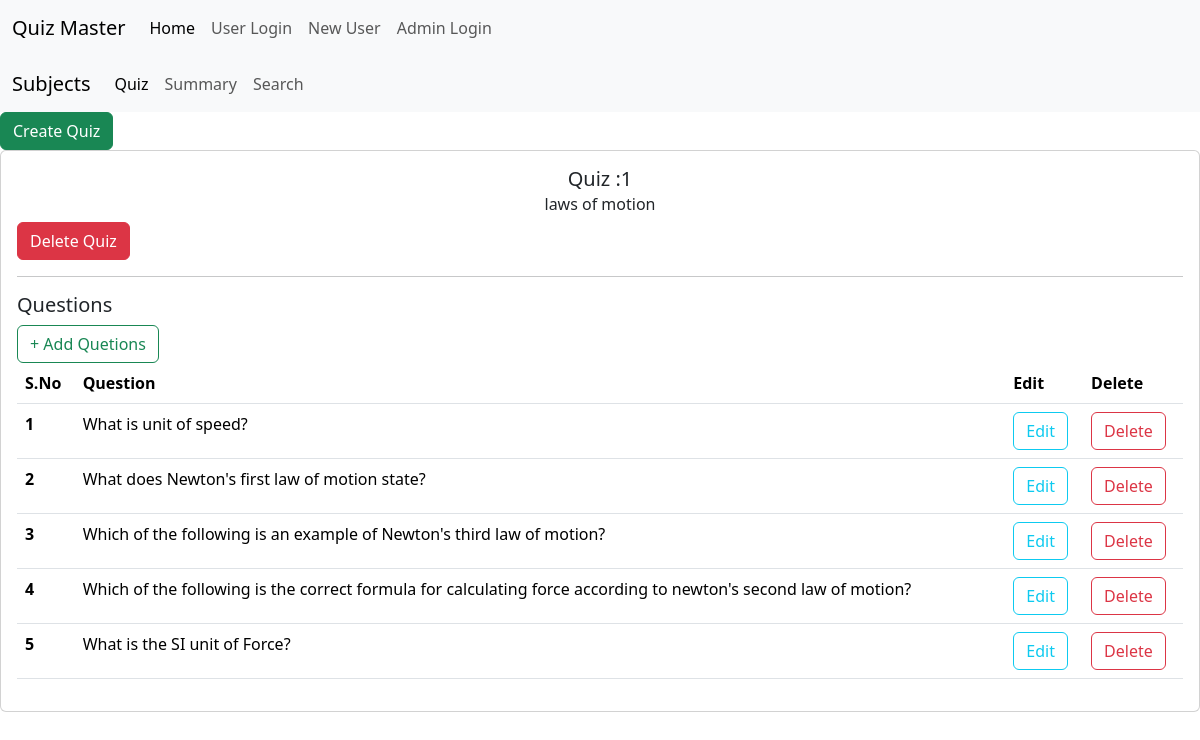
/admin_dash/quiz, run on an earlier commit of the app's database.
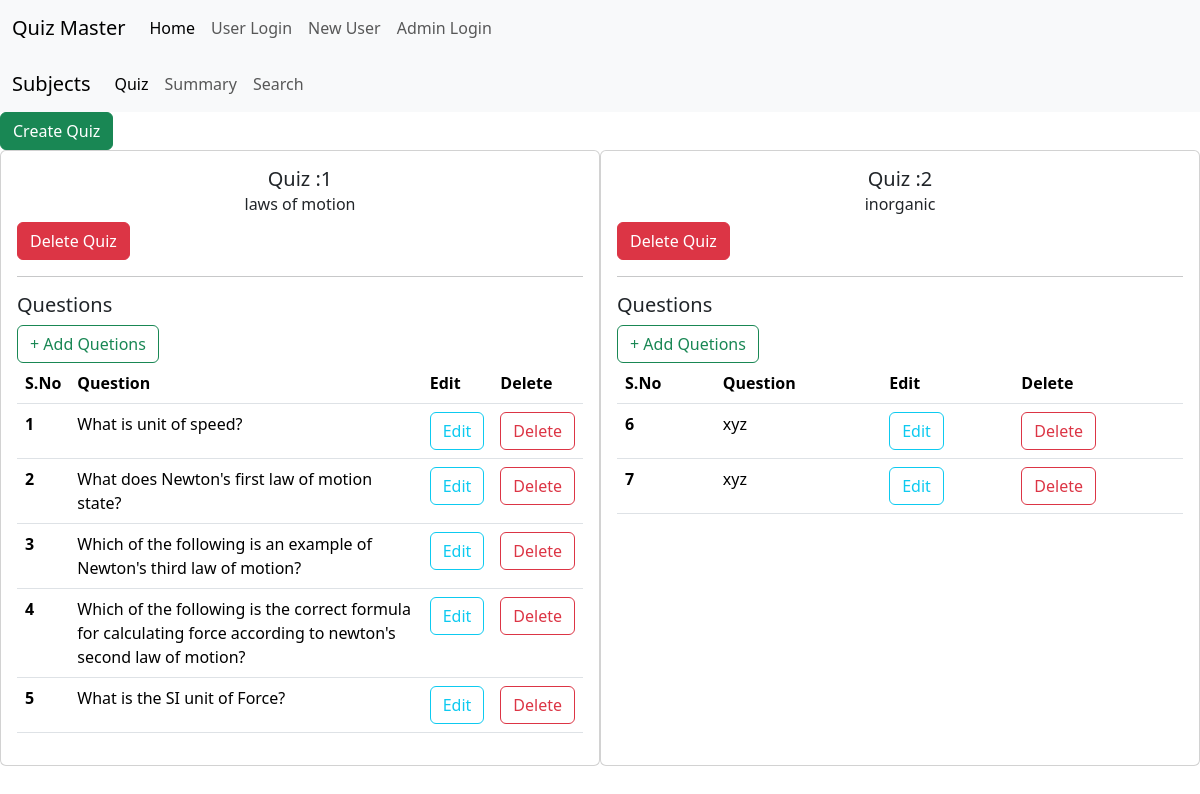
And on a later commit of the database.
### application/models.py (models this page shows, shortened)
class Quiz(db.Model):
    id=db.Column(db.Integer, primary_key=True)
    chapter_id=db.Column(db.Integer, db.ForeignKey('chapter.id'), nullable=False)
    date_of_quiz=db.Column(db.Date, nullable=False)
    time_duration=db.Column(db.Time, nullable=False)
    remarks=db.Column(db.String(120), nullable=True)
    questions=db.relationship('Question', backref='quiz', lazy=True)
    scores=db.relationship('Scores', backref='quiz', lazy=True)

class Chapter(db.Model):
    id=db.Column(db.Integer, primary_key=True)
    name=db.Column(db.String(80), unique=True, nullable=False)
    cdesc=db.Column(db.String(120), nullable=True)
    sub_id=db.Column(db.Integer, db.ForeignKey('subject.id'), nullable=False)
    quiz=db.relationship('Quiz', backref='chapter', lazy=True)

class Question(db.Model):
    id=db.Column(db.Integer, primary_key=True)
    quiz_id=db.Column(db.Integer, db.ForeignKey('quiz.id'), nullable=False)
    que_statement=db.Column(db.String(120), nullable=False)
    option_1=db.Column(db.String(80), nullable=False)
    option_2=db.Column(db.String(80), nullable=False)
    option_3=db.Column(db.String(80), nullable=False)
    option_4=db.Column(db.String(80), nullable=False)
    ans=db.Column(db.String(80), nullable=False)

### application/controllers.py (the view)
@app.route('/admin_dash/quiz',methods=['POST','GET'])
def admin_quiz():
    quizes=Quiz.query.all()
    chapters=Chapter.query.all()
    return render_template('admin_dash_quiz.html',quizes=quizes,chapters=chapters,questions=Question.query.all())

### templates/admin_dash_quiz.html (shortened to what this page needs)
{% extends 'base.html' %}
{% block content %}
<nav class="navbar navbar-expand-lg bg-body-tertiary">
    <div class="container-fluid">
      <a class="navbar-brand" href="/">Quiz Master</a>
      <div class="collapse navbar-collapse" id="navbarNav">
        <ul class="navbar-nav">
          <li class="nav-item">
            <a class="nav-link active" aria-current="page" href="/">Home</a>
          </li>
          <li class="nav-item">
            <a class="nav-link" href="/login">User Login</a>
          </li>
          <li class="nav-item">
            <a class="nav-link" href="/register">New User</a>
          </li>
          <li class="nav-item">
            <a class="nav-link" href="/admin">Admin Login</a>
          </li>
        </ul>
      </div>
    </div>
  </nav>
  <nav class="navbar navbar-expand-lg bg-body-tertiary">
    <div class="container-fluid">
      <a class="navbar-brand" href="/admin_dash">Subjects</a>
      <div class="collapse navbar-collapse" id="navbarSupportedContent">
        <ul class="navbar-nav me-auto mb-2 mb-lg-0">
          <li class="nav-item">
            <a class="nav-link active" aria-current="page" href="/admin_dash/quiz">Quiz</a>
          </li>
          <li class="nav-item">
            <a class="nav-link" href="/admin_dash/summary">Summary</a>
          </li>
          <li class="nav-item">
            <a class="nav-link" href="/admin_dash/search">Search</a>
          </li>
        </ul>
      </div>
    </div>
  </nav>
<div id="dashboard">
    <div>
      <a class="btn btn-success" href="/admin_dash/add_quiz">Create Quiz</a>
      <br>
      <div class="d-flex justify-content-center">
      {% for quiz in quizes %}
      <div class="card" style="width: 100rem;">
        <div class="card-body">
          <h5 class="card-title d-flex justify-content-center">Quiz :{{quiz.id}}</h5>
          {% for chapter in chapters %}
          {% if chapter.id == quiz.chapter_id %}
          <h6 class="card-subtitle mb-2 d-flex justify-content-center"text-body-secondary">{{chapter.name}}</h6>
          {% endif %}
          {% endfor %}
          <a class="btn btn-danger" href="/admin_dash/quiz/delete/{{quiz.id}}" class="card-link">Delete Quiz</a>
          <br>
          <hr>
          <table class="table">
            <h5>Questions</h5>
            <a class="btn btn-outline-success" href="/admin_dash/quiz/add_question/{{quiz.id}}" class="card-link">+ Add Quetions</a>
            <thead>
              <tr>
                <th scope="col">S.No</th>
                <th scope="col">Question</th>
                <th scope="col">Edit</th>
                <th scope="col">Delete</th>
              </tr>
            </thead>
            <tbody>
              {%for que in quiz.questions%}
              <tr>
                <th scope="row">{{que.id}}</th>
                <td>{{que.que_statement}}</td>
                <td><a class="btn btn-outline-info" href="/admin_dash/quiz/edit_que/{{que.id}}">Edit</a></td>
                <td><a class="btn btn-outline-danger" href="/admin_dash/quiz/delete_que/{{que.id}}">Delete</a></td>
              </tr>
              {%endfor%}
            </tbody>
          </table>
        </div>
      </div>
      {% endfor %}
    </div>
    </div>
</div>
{% endblock %}

What changed in the data, as far as the page shows it:
added Quiz: id "2"
now on this page (row unchanged): Chapter: name "inorganic", shown under "2"
added Question: id "6", que_statement "xyz", shown under "2"
added Question: id "7", que_statement "xyz", shown under "2"
